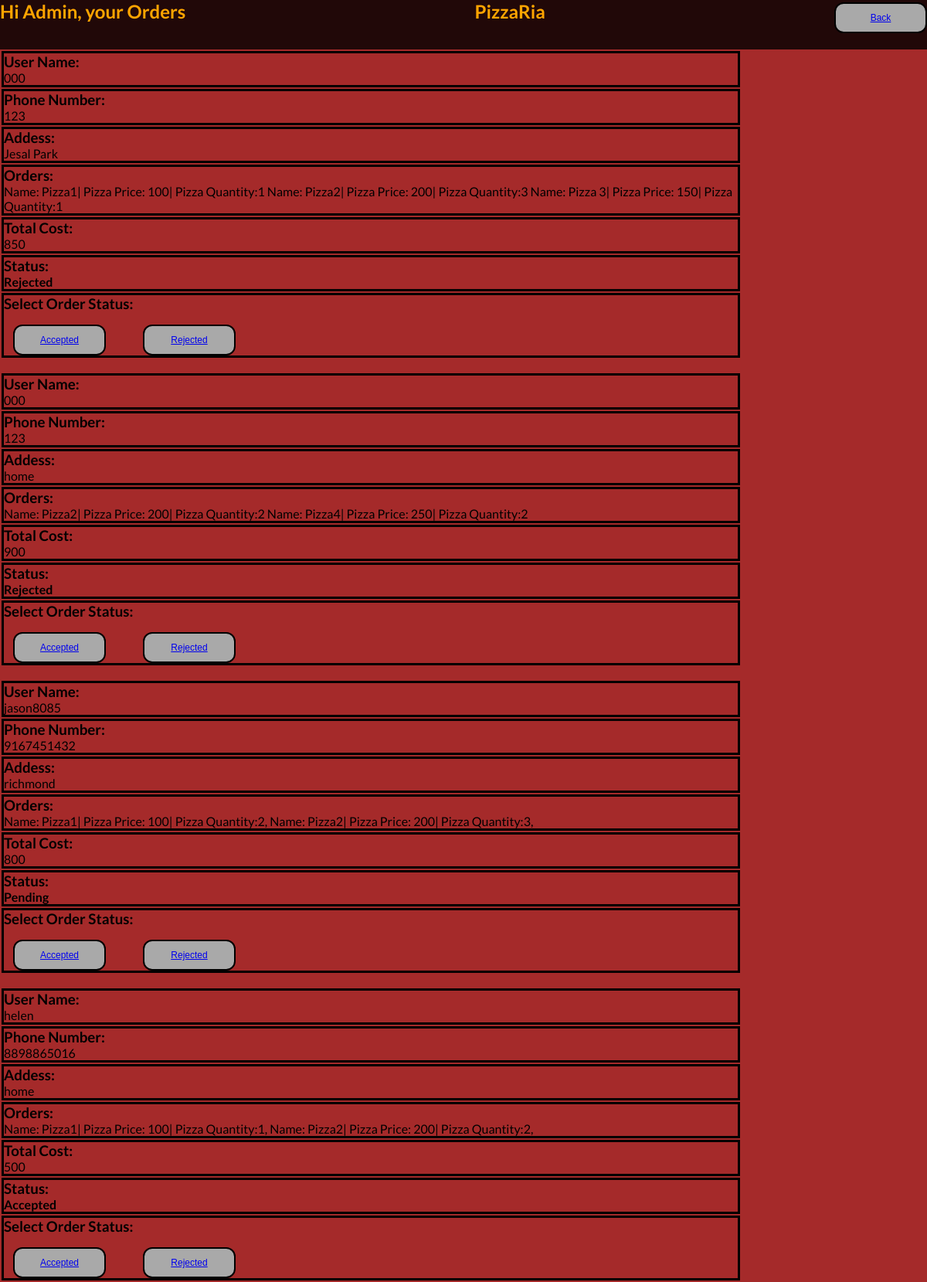
The app's page /adminshoworder/, older data.
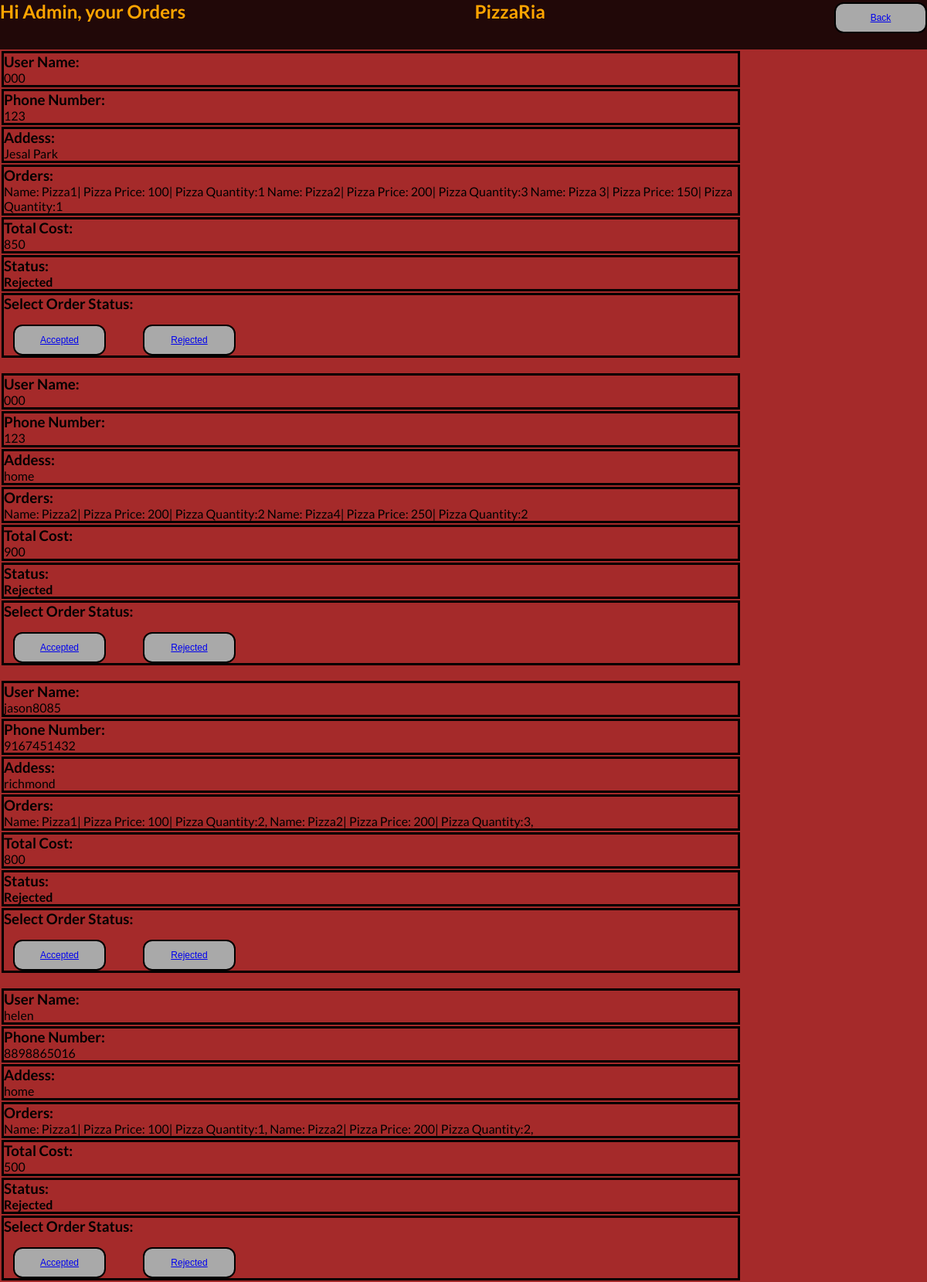
The same page, newer data.
### pizzariaapp/models.py (models this page shows)
class CustomerOrder(models.Model):
	username = models.CharField(max_length = 10)
	phoneno = models.CharField(max_length = 10)
	address = models.CharField(max_length = 25)
	order =  models.CharField(max_length = 30)
	totalcost =  models.CharField(max_length = 10)
	status = models.CharField(max_length = 10)

### pizzariaapp/views.py (the view)
# urls.py: path('adminshoworder/',showOrdersAdmin),
def showOrdersAdmin(request):
	orders = CustomerOrder.objects.all()
	context = {'orders':orders}
	return render(request,'pizzariaapp/showadminorders.html',context)

### templates/pizzariaapp/showadminorders.html
{% extends 'base.html' %}
{% block navbar %}
<nav class="cust-nav-bar nav-bar">
    <h2>Hi Admin, your Orders</h2>
	<h2 >PizzaRia</h2>
	<div class="button-container-home">
        <button  class="button button1">
            <a href = '/admin/adminhome/'>Back</a>
        </button>
	</div>
</nav>
{% endblock %}
{% block content %}
<div class="customer-orders">
    {% for i in  orders%}
    <table>
        <tr>
            <td><h3>User Name: </h3> <p>{{i.username}}</p></td>
        </tr>
        <tr>
            <td><h3>Phone Number: </h3> <p>{{i.phoneno}}</p></td>
        </tr>
        <tr>
            <td><h3>Addess: </h3><p>{{i.address}}</p></td>
        </tr>
        <tr>
            <td><h3>Orders: </h3><p>{{i.order}}</p></td>
        </tr>
        <tr>
            <td><h3>Total Cost: </h3><p>{{i.totalcost}}</p></td>
        </tr>
        <tr>
            <td><h3>Status: </h3><p><b>{{i.status}}</b></p></td>
        </tr>
        <tr>
            <td>
                <h3>Select Order Status:</h3>
                <div style="margin-top:2vh" class="button-container-home">
                    <button style="margin-left:1vw " class="button button1">
                        <a href = '/acceptorder/{{i.id}}'>Accepted</a>
                    </button>
                    <button style="margin-left:4vw" class="button button1">
                        <a href = '/rejectorder/{{i.id}}'>Rejected</a>
                    </button>
                </div>
            </td>
        </tr>
    </table>
    {% endfor %}
</div>
{% endblock %}

Row changes from the older to the newer data that the page shows:
changed CustomerOrder "jason8085": status "Pending" → "Rejected"
changed CustomerOrder "helen": status "Accepted" → "Rejected"
